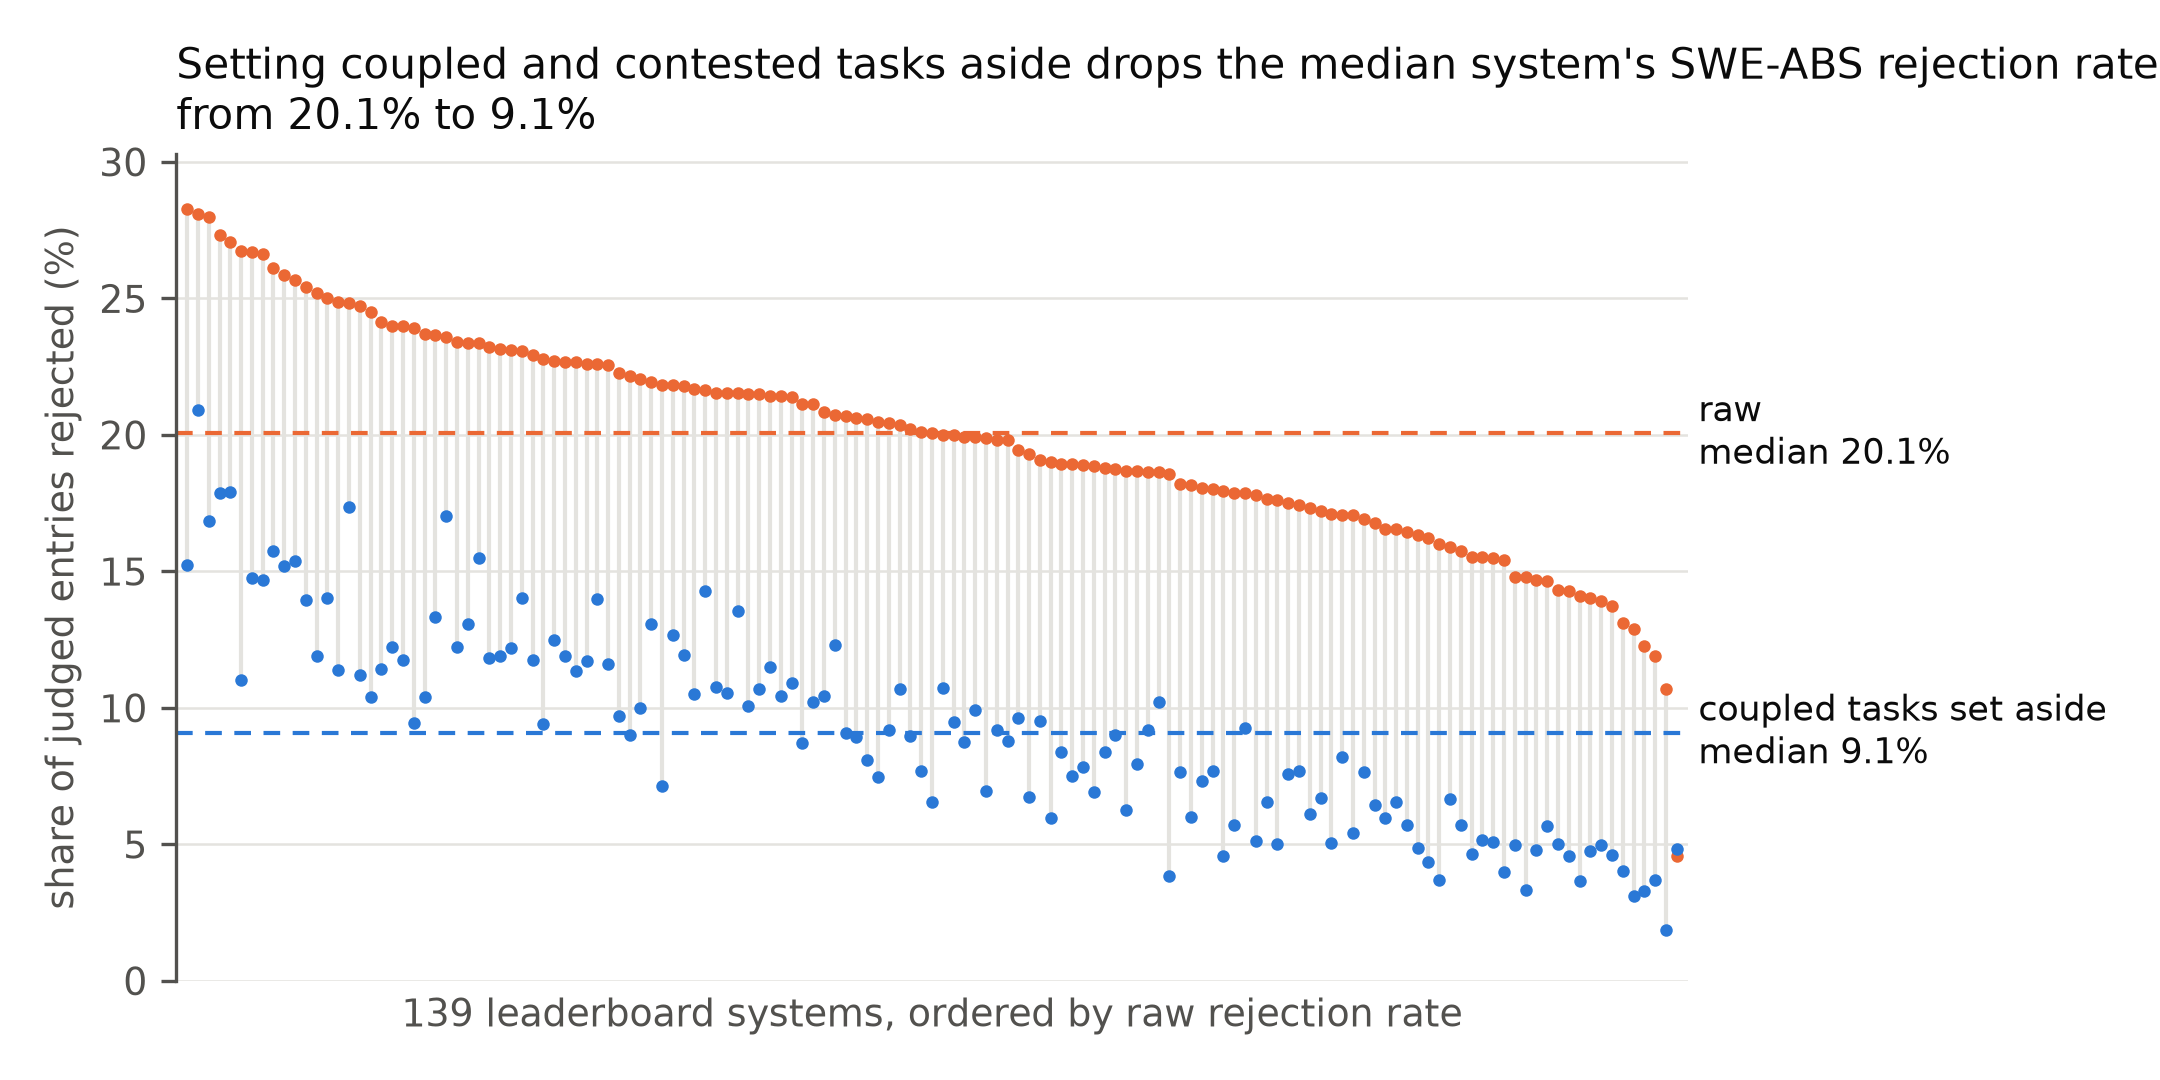

Reproduce this figure in Python.
"""Figure 1: per-system SWE-ABS wrong-but-passing rate, raw vs with gold-coupled tasks set aside.

    python figures/fig1_rates.py        (from the release root; needs matplotlib)

Reads data/system_rates/per_system_corrected.csv (ranked systems only, 139) and checks the two
medians it draws against per_system_corrected_summary.json before writing fig1_rates.png (300 dpi) and
fig1_rates.svg next to this script. Colours: the dataviz reference palette's slots 2 (orange, raw) and 1 (blue,
corrected); the pair passes its colour-blind check (protan dE 24.7). Identity is also carried by direct labels.
"""

from __future__ import annotations

import csv
import json
from pathlib import Path

import matplotlib

matplotlib.use("Agg")
import matplotlib.pyplot as plt  # noqa: E402

ROOT = Path(__file__).resolve().parents[1]
RES = ROOT / "data" / "system_rates"
OUT = Path(__file__).resolve().parent
RAW_C, COR_C = "#eb6834", "#2a78d6"
INK, MUTED, GRID = "#0b0b0b", "#52514e", "#e4e3df"


def load() -> list[tuple[float, float]]:
    with open(RES / "per_system_corrected.csv", encoding="utf-8") as fh:
        rows = [r for r in csv.DictReader(fh) if r["ranked"] == "True"]
    return sorted(((float(r["raw_rate"]), float(r["in_scope_rate"])) for r in rows), reverse=True)


def median(xs: list[float]) -> float:
    s = sorted(xs)
    n = len(s)
    return s[n // 2] if n % 2 else (s[n // 2 - 1] + s[n // 2]) / 2


def main() -> int:
    pts = load()
    summ = json.loads((RES / "per_system_corrected_summary.json").read_text(encoding="utf-8"))["ranked"]
    raw_med, cor_med = median([r for r, _ in pts]), median([c for _, c in pts])
    assert len(pts) == 139, len(pts)
    assert round(raw_med, 4) == summ["median_rate_raw"], (raw_med, summ["median_rate_raw"])
    assert round(cor_med, 4) == summ["median_rate_in_scope"], (cor_med, summ["median_rate_in_scope"])

    plt.rcParams.update({"font.family": "DejaVu Sans", "font.size": 9, "svg.fonttype": "none",
                         "svg.hashsalt": "fig1"})  # fixed ids: a rebuild gives the same SVG bytes
    fig, ax = plt.subplots(figsize=(7.2, 3.6))
    x = range(1, len(pts) + 1)
    for i, (r, c) in zip(x, pts):
        ax.plot([i, i], [c * 100, r * 100], color=GRID, lw=1.0, zorder=1)
    ax.scatter(list(x), [r * 100 for r, _ in pts], s=9, color=RAW_C, zorder=3, linewidths=0)
    ax.scatter(list(x), [c * 100 for _, c in pts], s=9, color=COR_C, zorder=3, linewidths=0)
    for med, col, label in ((raw_med, RAW_C, "raw"), (cor_med, COR_C, "coupled tasks set aside")):
        ax.axhline(med * 100, color=col, lw=1.0, ls=(0, (4, 3)), zorder=2)
        ax.text(len(pts) + 2, med * 100, f"{label}\nmedian {med * 100:.1f}%", color=INK, va="center",
                ha="left", fontsize=8.5)
    ax.set_xlim(0, len(pts) + 1)
    ax.set_ylim(0, max(r for r, _ in pts) * 100 + 2)
    ax.set_ylabel("share of judged entries rejected (%)", color=MUTED)
    ax.set_xlabel("139 leaderboard systems, ordered by raw rejection rate", color=MUTED)
    ax.set_xticks([])
    ax.grid(axis="y", color=GRID, lw=0.6)
    ax.set_axisbelow(True)
    for side in ("top", "right", "bottom"):
        ax.spines[side].set_visible(False)
    ax.spines["left"].set_color(MUTED)
    ax.tick_params(colors=MUTED)
    ax.set_title("Setting coupled and contested tasks aside drops the median system's SWE-ABS rejection rate\n"
                 f"from {raw_med * 100:.1f}% to {cor_med * 100:.1f}%", loc="left", fontsize=10, color=INK)
    fig.tight_layout()
    fig.savefig(OUT / "fig1_rates.png", dpi=300, facecolor="white")
    fig.savefig(OUT / "fig1_rates.svg", facecolor="white", metadata={"Date": None})
    print(f"systems {len(pts)}  median raw {raw_med:.4f}  median corrected {cor_med:.4f}")
    return 0


if __name__ == "__main__":
    raise SystemExit(main())
